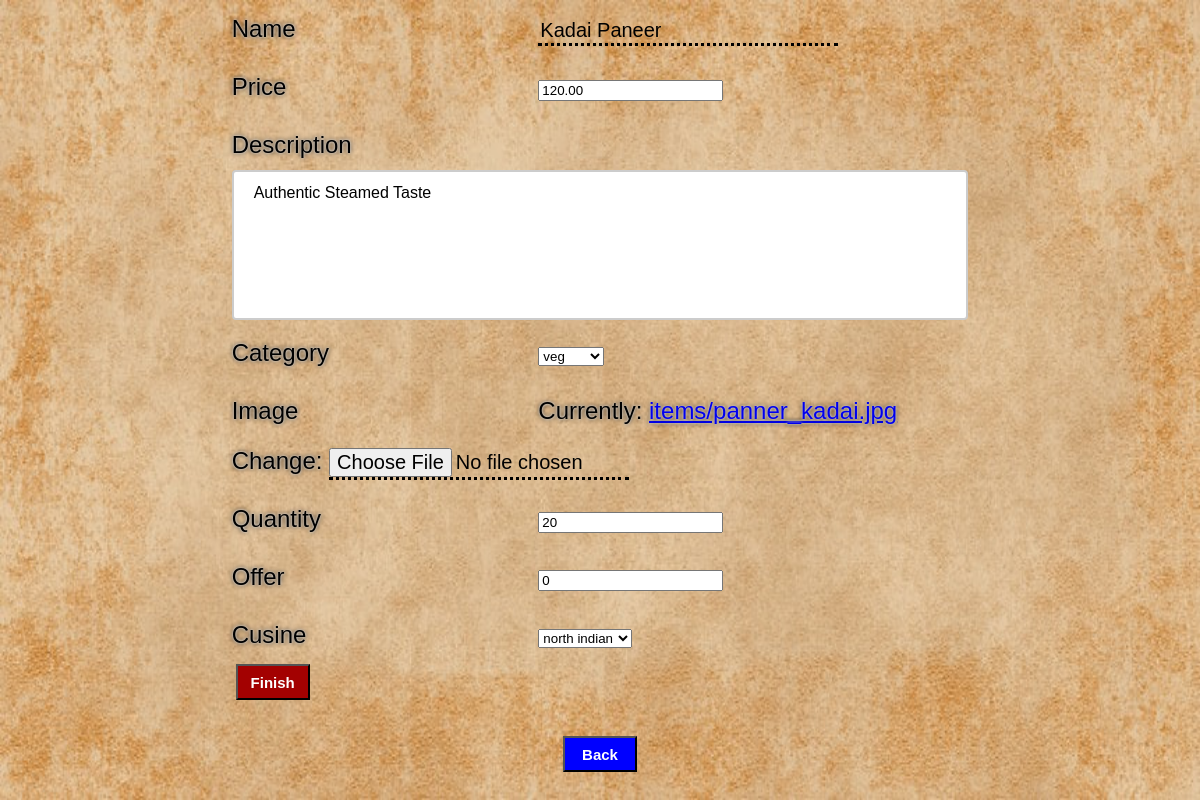
The app's page /update_item/2/, older data.
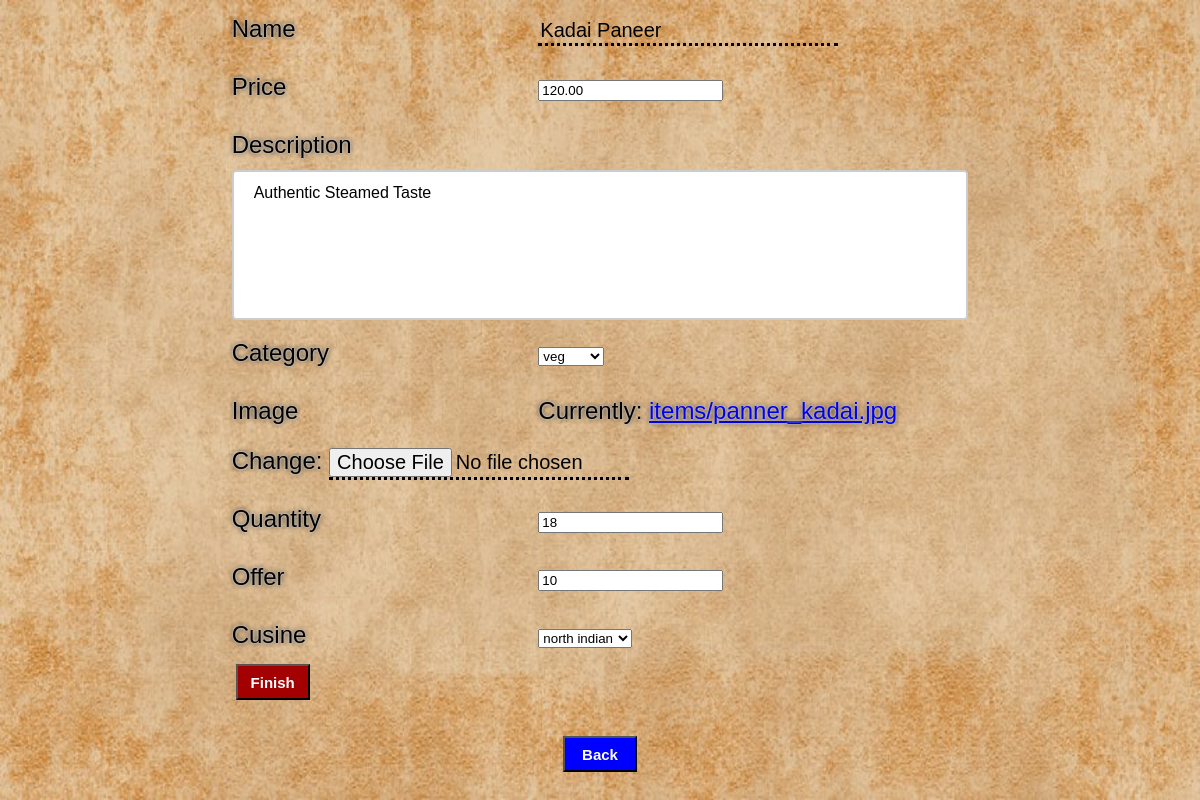
The same page, newer data.
### base/models.py (models this page shows, shortened)
class Items(models.Model):
    class Cusine(models.TextChoices):
        NORTH_INDIAN = 'NORTH INDIAN', 'north indian'
        CHINESE = 'CHINESE', 'chinese'
        SOUTH_INDIAN = 'SOUTH INDIAN', 'south indian'
        WESTERN = 'WESTERN', 'western'
    name = models.CharField(max_length=40)
    price = models.DecimalField(max_digits=5, decimal_places=2)
    description = models.TextField(max_length=200, null=True)
    category = models.CharField(max_length=8, choices=CustomerProfile.Preferences.choices ,default=CustomerProfile.Preferences.VEG)
    image = models.ImageField(upload_to="items/")
    quantity = models.PositiveIntegerField(null=True, validators=[MinValueValidator(0),])
    rating = models.DecimalField(max_digits=3, decimal_places=2, validators=[MinValueValidator(0.0), MaxValueValidator(5.0)], default=0,null=True)
    restaurant = models.ForeignKey(Restaurant,on_delete=models.CASCADE)
    offer = models.IntegerField(validators=[MaxValueValidator(100),MinValueValidator(0)],default=0)
    cusine = models.CharField(max_length=20, choices= Cusine.choices, default= Cusine.SOUTH_INDIAN)

### base/views.py (the view)
# urls.py: path('update_item/<str:pk>/', views.updateItem, name = 'update-item'),
def updateItem(request,pk):
    item = Items.objects.get(id = pk)
    form = ItemForm(instance= item)
    if request.method == 'POST':
        form = ItemForm(request.POST,request.FILES,instance = item)
        if form.is_valid():
            item = form.save(commit=False)
            item.save()
            return redirect('home')
    return render(request, "base/item_create.html",{'form': form})

### base/forms.py
class ItemForm(ModelForm):
    class Meta:
        model = Items
        exclude = ['rating','restaurant']

### base/templates/base/item_create.html (shortened to what this page needs)
{%load static%}
<html>
<head>
    <link rel="stylesheet" href="{%static 'styles/style.css'%}" />
</head>
<body class = "item-create">
    <form action="" method="POST" enctype="multipart/form-data">
        {%for field in form%}
        <div class = "table-addon">
            <label class="">
                {{field.label}}
            </label>
            {{field}}
        </div>
        {%endfor%}
            <input type="submit" value="Finish" style="margin-bottom: 20;"/>
    </form>
    <a href = "/" style="margin-bottom: 20;">
        <button class = "sub-button" style="background-color: blue;margin-left: auto;"> Back </button>
    </a>
</body>
</html>

Row changes from the older to the newer data that the page shows:
changed Items "Kadai Paneer": quantity "20" → "18"; offer "0" → "10"
